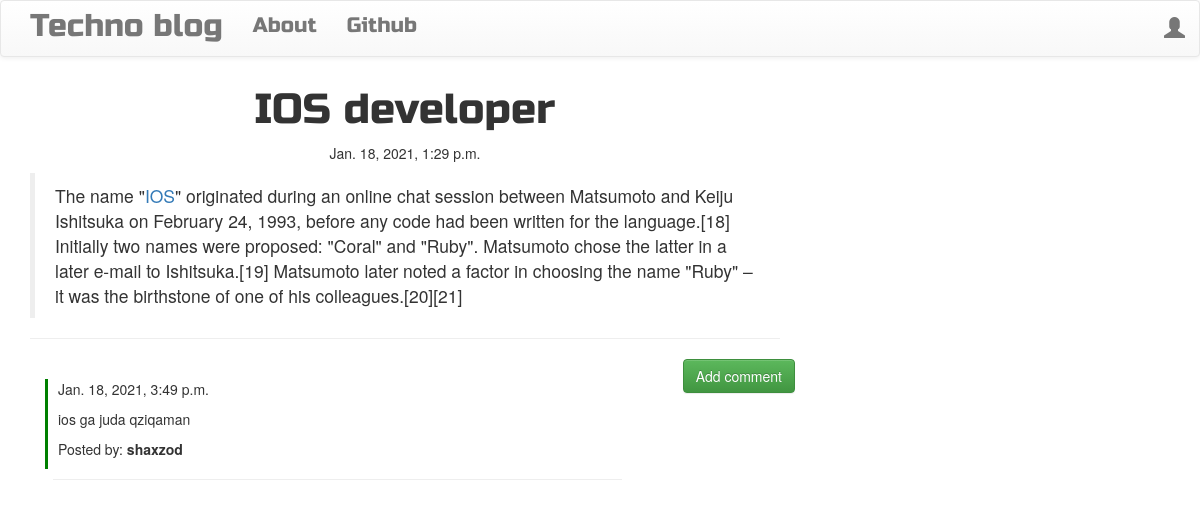
/post/5/, run on the app's committed database.
### blog/models.py (models this page shows, shortened)
class Post(models.Model):
    author=models.ForeignKey('auth.User',on_delete=models.CASCADE)
    title=models.CharField(max_length=200)
    content=models.TextField()
    created_date=models.DateTimeField(default=timezone.now())
    published_date=models.DateTimeField(blank=True,null=True)

class Comment(models.Model):
    post=models.ForeignKey('blog.Post',on_delete=models.CASCADE,related_name='comments')
    author=models.ForeignKey('auth.User',on_delete=models.CASCADE)
    text=models.TextField()
    created_date=models.DateTimeField(default=timezone.now())
    approved_comment=models.BooleanField(default=False)

### blog/views.py (the view)
# urls.py: path("post/<int:pk>/",views.PostDetailView.as_view(), name="post_detail"),
class PostDetailView(DetailView,LoginRequiredMixin):
    model=Post
    context_object_name='post'
    login_url = reverse_lazy('login')
    redirect_field_name = '/'

### blog/templates/blog/post_detail.html (shortened to what this page needs)
{% extends 'blog/base.html' %}
{% load static %}
{% block content %}
<h1 class='posttitle loader'>{{ post.title }}</h1>
{% if post.published_date %}
<div class="date postdate">
    {{ post.published_date }}
</div>
{% else %}
<a class="btn btn-info" href="{% url 'publish_post' pk=post.pk %}">Publish</a>
{% endif %}
<p class='postcontent' >{{ post.content|safe|linebreaksbr }}</p>
<hr>
<a class="btn btn-success btn-comment" href="{% url 'add_comment' pk=post.pk %}">Add comment</a>
<div class="container">
    {% for comment in post.comments.all %}
    <br>
    {% if user.is_authenticated or comment.approved_comment %}
    <div style=" border-left: 3px solid green;
    height: 90px;">
        <p style="margin-left: 10px;">{{ comment.created_date }}</p>
        <div style="margin-left: 10px;">
            <p >{{ comment.text|safe|linebreaks }}</p>
            <p >Posted by: <strong>{{ comment.author }}</strong></p>
        </div>
        <hr class="hr7">
    </div>
    {% endif %}
    {% empty %}
    <p>No comments posted.</p>
    {% endfor %}
</div>
{% endblock %}

### blog/static/css/blog.css (style rules this page uses)
.hr7 { width:50%;text-align:left;margin-left:5px }
.postdate { text-align: center; }
.posttitle { font-family: 'Russo One', sans-serif; font-size: 3em; text-align: center; }
.postcontent { font-family: 'Montserrat'; font-size:2em; }
.btn-comment { position: absolute; right: 0px; }
.loader { filter:hue-rotate(0deg); color: linear-gradient(45deg,#0f8,#08f); animation:hue 5000ms infinite linear; }

### data on the page
Post: title "IOS developer", published_date "Jan. 18, 2021, 1:29 p.m.", content "The name \" IOS \" originated during an online chat session between Matsumoto and Keiju Ishitsuka on February 24, 1993, before any code had been written for the language.[18] Initially two names were proposed: \"Coral\" and \"Ruby\". Matsumoto chose the latter in a later e-mail to Ishitsuka.[19] Matsumoto later noted a factor in choosing the name \"Ruby\" – it was the birthstone of one of his colleagues.[20][21]"
Comment: created_date "Jan. 18, 2021, 3:49 p.m.", text "ios ga juda qziqaman", author "shaxzod"
